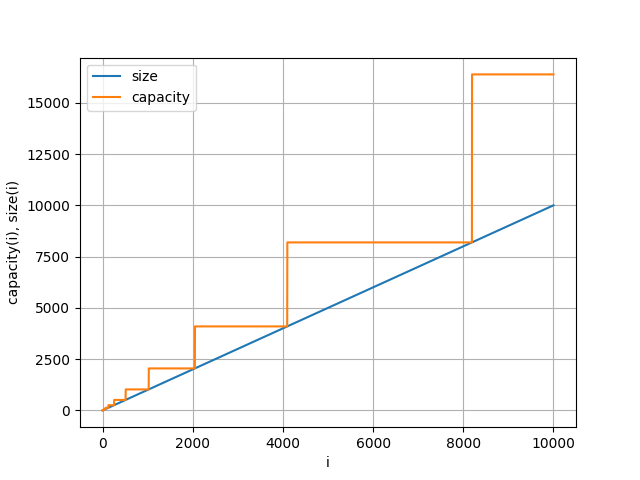

Write Python code to recreate this figure.
from matplotlib import pyplot as plt
import pandas as pd
import numpy as np

data = np.array(pd.read_csv("0.csv"))

plt.plot(data[:, 0], data[:, 1], label="size")
plt.plot(data[:, 0], data[:, 2], label='capacity')

plt.grid()

plt.legend()

plt.xlabel('i')
plt.ylabel('capacity(i), size(i)')

plt.savefig('1.png')

plt.show()
